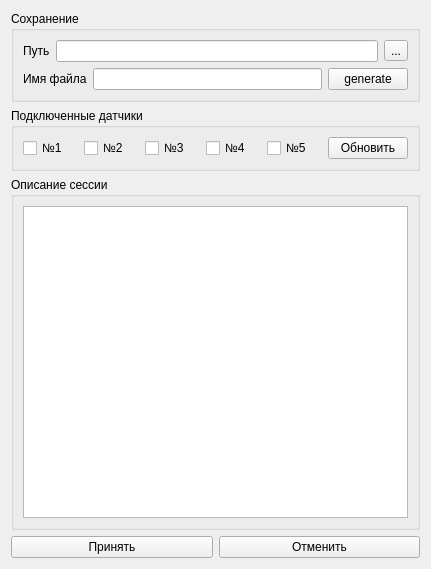
<?xml version="1.0" encoding="UTF-8"?>
<ui version="4.0">
 <class>new_session_window</class>
 <widget class="QWidget" name="new_session_window">
  <property name="geometry">
   <rect>
    <x>0</x>
    <y>0</y>
    <width>431</width>
    <height>569</height>
   </rect>
  </property>
  <property name="windowTitle">
   <string>Новый сеанс</string>
  </property>
  <layout class="QVBoxLayout" name="verticalLayout_5">
   <item>
    <widget class="QGroupBox" name="groupBox">
     <property name="title">
      <string>Сохранение</string>
     </property>
     <layout class="QVBoxLayout" name="verticalLayout_2">
      <item>
       <layout class="QVBoxLayout" name="verticalLayout">
        <item>
         <layout class="QHBoxLayout" name="horizontalLayout_2">
          <item>
           <widget class="QLabel" name="label">
            <property name="text">
             <string>Путь</string>
            </property>
           </widget>
          </item>
          <item>
           <widget class="QLineEdit" name="path_line_edit"/>
          </item>
          <item>
           <widget class="QToolButton" name="path_tool_button">
            <property name="text">
             <string>...</string>
            </property>
           </widget>
          </item>
         </layout>
        </item>
        <item>
         <layout class="QHBoxLayout" name="horizontalLayout">
          <item>
           <widget class="QLabel" name="label_2">
            <property name="text">
             <string>Имя файла</string>
            </property>
           </widget>
          </item>
          <item>
           <widget class="QLineEdit" name="filename_line_edit"/>
          </item>
          <item>
           <widget class="QPushButton" name="generate_name_button">
            <property name="text">
             <string>generate</string>
            </property>
           </widget>
          </item>
         </layout>
        </item>
       </layout>
      </item>
     </layout>
    </widget>
   </item>
   <item>
    <widget class="QGroupBox" name="groupBox_4">
     <property name="title">
      <string>Подключенные датчики</string>
     </property>
     <layout class="QVBoxLayout" name="verticalLayout_4">
      <item>
       <layout class="QHBoxLayout" name="horizontalLayout_4">
        <item>
         <widget class="QCheckBox" name="s1_checkbox">
          <property name="text">
           <string>№1</string>
          </property>
         </widget>
        </item>
        <item>
         <widget class="QCheckBox" name="s2_checkbox">
          <property name="text">
           <string>№2</string>
          </property>
         </widget>
        </item>
        <item>
         <widget class="QCheckBox" name="s3_checkbox">
          <property name="text">
           <string>№3</string>
          </property>
         </widget>
        </item>
        <item>
         <widget class="QCheckBox" name="s4_checkbox">
          <property name="text">
           <string>№4</string>
          </property>
         </widget>
        </item>
        <item>
         <widget class="QCheckBox" name="s5_checkbox">
          <property name="text">
           <string>№5</string>
          </property>
         </widget>
        </item>
        <item>
         <widget class="QPushButton" name="updtade_sensors_button">
          <property name="text">
           <string>Обновить</string>
          </property>
         </widget>
        </item>
       </layout>
      </item>
     </layout>
    </widget>
   </item>
   <item>
    <widget class="QGroupBox" name="groupBox_3">
     <property name="title">
      <string>Описание сессии</string>
     </property>
     <layout class="QVBoxLayout" name="verticalLayout_3">
      <item>
       <widget class="QTextBrowser" name="session_comment_editor">
        <property name="readOnly">
         <bool>false</bool>
        </property>
       </widget>
      </item>
     </layout>
    </widget>
   </item>
   <item>
    <layout class="QHBoxLayout" name="horizontalLayout_3">
     <item>
      <widget class="QPushButton" name="accept_button">
       <property name="text">
        <string>Принять</string>
       </property>
      </widget>
     </item>
     <item>
      <widget class="QPushButton" name="cancel_button">
       <property name="text">
        <string>Отменить</string>
       </property>
      </widget>
     </item>
    </layout>
   </item>
  </layout>
 </widget>
 <resources/>
 <connections/>
</ui>
